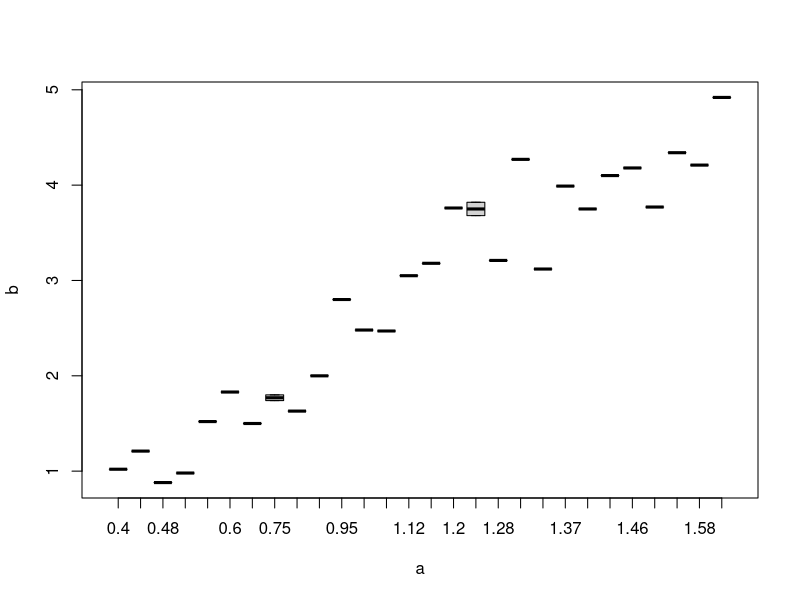
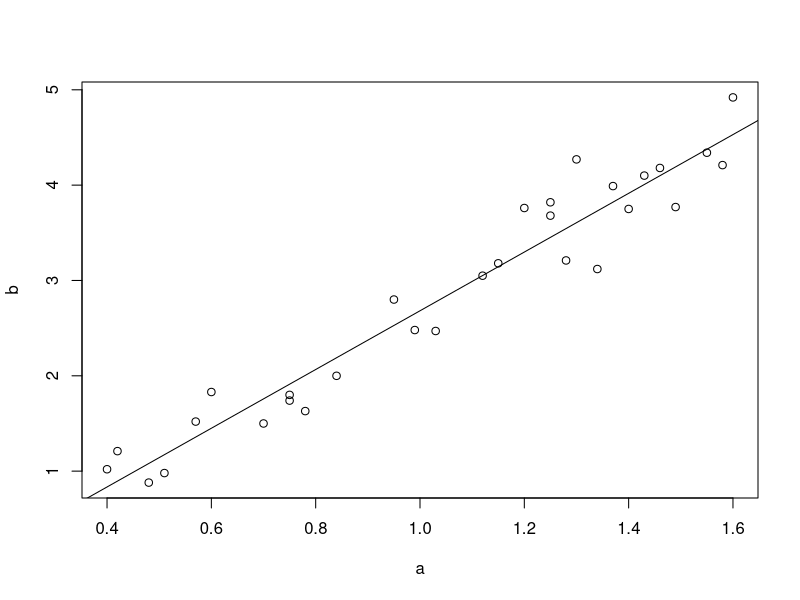

Reproduce these figures in R, in order.
install.packages("ggplot2")
require(ggplot2)
a<-c(.4,.42,.48,.51,.57,.6,.7,.75,.75,.78,.84,.95,.99,1.03,1.12,1.15,1.2,1.25,1.25,1.28,1.3,1.34,1.37,1.4,1.43,1.46,1.49,1.55,1.58,1.6)
b<-c(1.02,1.21,.88,.98,1.52,1.83,1.5,1.8,1.74,1.63,2,2.8,2.48,2.47,3.05,3.18,3.76,3.68,3.82,3.21,4.27,3.12,3.99,3.75,4.1,4.18,3.77,4.34,4.21,4.92)
summary(a)
summary(b) #obtenemos las medidas de dispersion de las ordenadas que son los puntos que nos importan
benchsup=1.755-1.5*IQR(b)
benchinf<-3.808+1.5*IQR(b)# benchmark para verificar que intervalos deben de cumplir los datos y que no sean outliers
#ningun dato sobrepasa los intervalos propuestos.
boxplot(b~a) #graficas de caja brazos para identificar los outliers de forma grafica, no se identifica ningun outlier.
cor(a,b) #Obtenemos la correlacion entre las variables
plot(a,b)
regre<-lm(b~a) #calculamos la recta de regresion
abline(lsfit(a,b))#trazamos la recta de regresion

